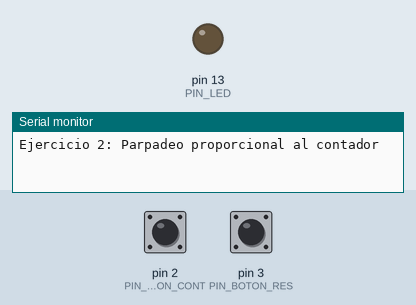
The sketch below on a simulated Arduino Uno, built with avr-gcc and run on an emulated ATmega328P. Parts: output pins drawn as LEDs (lit = HIGH), the last lines printed to the serial monitor. Inputs (shaded band) come from the test bench; at power-on: pin 2 (PIN_BOTON_CONT) HIGH, pin 3 (PIN_BOTON_RES) HIGH.

Above: at 1.2 s.
1.3 s: pin 2 (PIN_BOTON_CONT) pulled LOW for 0.15 s
At 1.47 s:
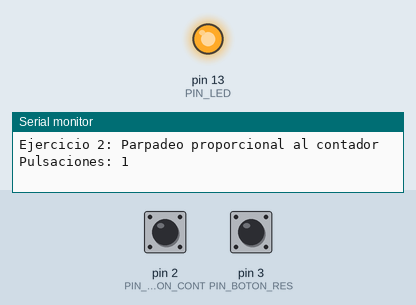
3.1 s: pin 3 (PIN_BOTON_RES) pulled LOW for 0.15 s
At 5.1 s:
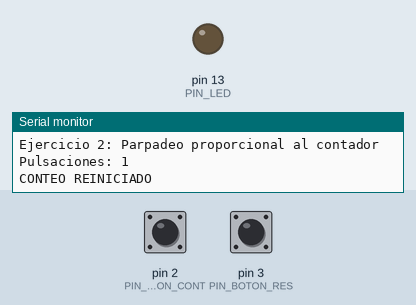
Timing chart, 0 to 6.6 s (numbered marks = the images above; inputs shaded):
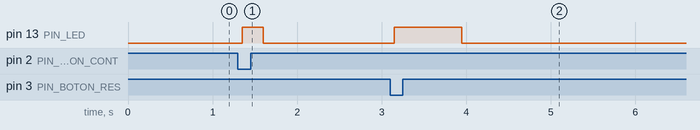

The sketch:

sketch.ino
```cpp
// Definición de pines
const int PIN_BOTON_CONT = 2; // Botón original (Suma)
const int PIN_BOTON_RES  = 3; // Botón nuevo (Reinicia)
const int PIN_LED        = 13; // Tu LED indicador

int contador = 0;

// Variables para el anti-rebote (debounce)
int estadoAnteriorCont = HIGH;
int estadoAnteriorRes  = HIGH;

void setup() {
    pinMode(PIN_BOTON_CONT, INPUT_PULLUP);
    pinMode(PIN_BOTON_RES,  INPUT_PULLUP);
    pinMode(PIN_LED,        OUTPUT);

    Serial.begin(9600);
    Serial.println("Ejercicio 2: Parpadeo proporcional al contador");
}

void loop() {
    int lecturaCont = digitalRead(PIN_BOTON_CONT);
    int lecturaRes  = digitalRead(PIN_BOTON_RES);

    // --- LÓGICA DEL BOTÓN CONTADOR ---
    if (lecturaCont == LOW && estadoAnteriorCont == HIGH) {
        delay(50); // Anti-rebote
        contador++;

        Serial.print("Pulsaciones: ");
        Serial.println(contador);

        // El ciclo 'for' ejecutará el parpadeo 'contador' veces
        for (int i = 0; i < contador; i++) {
            digitalWrite(PIN_LED, HIGH); // Prende
            delay(250);                  // Espera un cuarto de segundo
            digitalWrite(PIN_LED, LOW);  // Apaga
            delay(250);                  // Espera un cuarto de segundo antes del siguiente
        }
    }
    estadoAnteriorCont = lecturaCont;


    // --- LÓGICA DEL BOTÓN RESET ---
    if (lecturaRes == LOW && estadoAnteriorRes == HIGH) {
        delay(50);
        contador = 0;

        Serial.println("CONTEO REINICIADO");

        // Un parpadeo largo para indicar que se reinició
        digitalWrite(PIN_LED, HIGH);
        delay(800);
        digitalWrite(PIN_LED, LOW);
    }
    estadoAnteriorRes = lecturaRes;
}
```

Measured:
- after the input at 1.3 s, pin 13 (PIN_LED): LOW → HIGH after 0.05 s, → LOW 0.25 s later
- after the input at 3.1 s, pin 13 (PIN_LED): LOW → HIGH after 0.05 s, → LOW 0.80 s later
